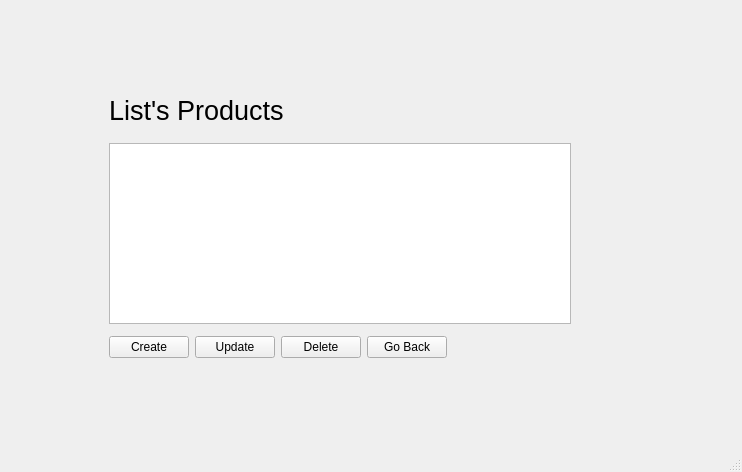
<?xml version="1.0" encoding="UTF-8"?>
<ui version="4.0">
 <class>TelaCadastroProdutos</class>
 <widget class="QMainWindow" name="TelaCadastroProdutos">
  <property name="geometry">
   <rect>
    <x>0</x>
    <y>0</y>
    <width>742</width>
    <height>472</height>
   </rect>
  </property>
  <property name="windowTitle">
   <string>MainWindow</string>
  </property>
  <property name="autoFillBackground">
   <bool>true</bool>
  </property>
  <widget class="QWidget" name="centralwidget">
   <property name="sizePolicy">
    <sizepolicy hsizetype="Preferred" vsizetype="Preferred">
     <horstretch>0</horstretch>
     <verstretch>0</verstretch>
    </sizepolicy>
   </property>
   <layout class="QGridLayout" name="gridLayout">
    <item row="2" column="3">
     <spacer name="verticalSpacer_5">
      <property name="orientation">
       <enum>Qt::Orientation::Vertical</enum>
      </property>
      <property name="sizeHint" stdset="0">
       <size>
        <width>20</width>
        <height>40</height>
       </size>
      </property>
     </spacer>
    </item>
    <item row="2" column="8">
     <spacer name="verticalSpacer_7">
      <property name="orientation">
       <enum>Qt::Orientation::Vertical</enum>
      </property>
      <property name="sizeHint" stdset="0">
       <size>
        <width>20</width>
        <height>40</height>
       </size>
      </property>
     </spacer>
    </item>
    <item row="2" column="1">
     <spacer name="verticalSpacer_10">
      <property name="orientation">
       <enum>Qt::Orientation::Vertical</enum>
      </property>
      <property name="sizeHint" stdset="0">
       <size>
        <width>20</width>
        <height>40</height>
       </size>
      </property>
     </spacer>
    </item>
    <item row="0" column="5">
     <spacer name="horizontalSpacer">
      <property name="orientation">
       <enum>Qt::Orientation::Horizontal</enum>
      </property>
      <property name="sizeHint" stdset="0">
       <size>
        <width>40</width>
        <height>20</height>
       </size>
      </property>
     </spacer>
    </item>
    <item row="2" column="2">
     <spacer name="verticalSpacer_9">
      <property name="orientation">
       <enum>Qt::Orientation::Vertical</enum>
      </property>
      <property name="sizeHint" stdset="0">
       <size>
        <width>20</width>
        <height>40</height>
       </size>
      </property>
     </spacer>
    </item>
    <item row="2" column="0">
     <spacer name="verticalSpacer_3">
      <property name="orientation">
       <enum>Qt::Orientation::Vertical</enum>
      </property>
      <property name="sizeHint" stdset="0">
       <size>
        <width>20</width>
        <height>40</height>
       </size>
      </property>
     </spacer>
    </item>
    <item row="2" column="10">
     <spacer name="verticalSpacer_12">
      <property name="orientation">
       <enum>Qt::Orientation::Vertical</enum>
      </property>
      <property name="sizeHint" stdset="0">
       <size>
        <width>20</width>
        <height>40</height>
       </size>
      </property>
     </spacer>
    </item>
    <item row="3" column="5">
     <spacer name="verticalSpacer_2">
      <property name="orientation">
       <enum>Qt::Orientation::Vertical</enum>
      </property>
      <property name="sizeHint" stdset="0">
       <size>
        <width>20</width>
        <height>40</height>
       </size>
      </property>
     </spacer>
    </item>
    <item row="2" column="7">
     <spacer name="verticalSpacer_8">
      <property name="orientation">
       <enum>Qt::Orientation::Vertical</enum>
      </property>
      <property name="sizeHint" stdset="0">
       <size>
        <width>20</width>
        <height>40</height>
       </size>
      </property>
     </spacer>
    </item>
    <item row="2" column="4">
     <spacer name="verticalSpacer_6">
      <property name="orientation">
       <enum>Qt::Orientation::Vertical</enum>
      </property>
      <property name="sizeHint" stdset="0">
       <size>
        <width>20</width>
        <height>40</height>
       </size>
      </property>
     </spacer>
    </item>
    <item row="1" column="5">
     <spacer name="verticalSpacer">
      <property name="orientation">
       <enum>Qt::Orientation::Vertical</enum>
      </property>
      <property name="sizeHint" stdset="0">
       <size>
        <width>20</width>
        <height>40</height>
       </size>
      </property>
     </spacer>
    </item>
    <item row="2" column="11">
     <spacer name="verticalSpacer_11">
      <property name="orientation">
       <enum>Qt::Orientation::Vertical</enum>
      </property>
      <property name="sizeHint" stdset="0">
       <size>
        <width>20</width>
        <height>40</height>
       </size>
      </property>
     </spacer>
    </item>
    <item row="2" column="12">
     <spacer name="verticalSpacer_4">
      <property name="orientation">
       <enum>Qt::Orientation::Vertical</enum>
      </property>
      <property name="sizeHint" stdset="0">
       <size>
        <width>20</width>
        <height>40</height>
       </size>
      </property>
     </spacer>
    </item>
    <item row="4" column="5">
     <spacer name="horizontalSpacer_2">
      <property name="orientation">
       <enum>Qt::Orientation::Horizontal</enum>
      </property>
      <property name="sizeHint" stdset="0">
       <size>
        <width>40</width>
        <height>20</height>
       </size>
      </property>
     </spacer>
    </item>
    <item row="2" column="5">
     <layout class="QFormLayout" name="formLayout_2">
      <property name="topMargin">
       <number>2</number>
      </property>
      <item row="2" column="0" colspan="2">
       <spacer name="horizontalSpacer_5">
        <property name="orientation">
         <enum>Qt::Orientation::Horizontal</enum>
        </property>
        <property name="sizeHint" stdset="0">
         <size>
          <width>40</width>
          <height>5</height>
         </size>
        </property>
       </spacer>
      </item>
      <item row="3" column="0" colspan="2">
       <widget class="QTableWidget" name="tw_produtos">
        <property name="minimumSize">
         <size>
          <width>462</width>
          <height>177</height>
         </size>
        </property>
        <property name="maximumSize">
         <size>
          <width>462</width>
          <height>181</height>
         </size>
        </property>
       </widget>
      </item>
      <item row="1" column="0">
       <widget class="QLabel" name="label">
        <property name="sizePolicy">
         <sizepolicy hsizetype="Maximum" vsizetype="Maximum">
          <horstretch>0</horstretch>
          <verstretch>0</verstretch>
         </sizepolicy>
        </property>
        <property name="font">
         <font>
          <pointsize>20</pointsize>
         </font>
        </property>
        <property name="text">
         <string>List's Products</string>
        </property>
       </widget>
      </item>
      <item row="4" column="0" colspan="2">
       <layout class="QHBoxLayout" name="horizontalLayout_2"/>
      </item>
      <item row="5" column="0">
       <layout class="QHBoxLayout" name="horizontalLayout">
        <item>
         <widget class="QPushButton" name="CreateProdutoButton">
          <property name="text">
           <string>Create</string>
          </property>
         </widget>
        </item>
        <item>
         <widget class="QPushButton" name="updateButton">
          <property name="text">
           <string>Update</string>
          </property>
         </widget>
        </item>
        <item>
         <widget class="QPushButton" name="deleteButton">
          <property name="sizePolicy">
           <sizepolicy hsizetype="Minimum" vsizetype="Fixed">
            <horstretch>0</horstretch>
            <verstretch>0</verstretch>
           </sizepolicy>
          </property>
          <property name="text">
           <string>Delete</string>
          </property>
         </widget>
        </item>
        <item>
         <widget class="QPushButton" name="voltarButton">
          <property name="text">
           <string>Go Back</string>
          </property>
         </widget>
        </item>
       </layout>
      </item>
     </layout>
    </item>
    <item row="2" column="6">
     <spacer name="verticalSpacer_13">
      <property name="orientation">
       <enum>Qt::Orientation::Vertical</enum>
      </property>
      <property name="sizeHint" stdset="0">
       <size>
        <width>20</width>
        <height>40</height>
       </size>
      </property>
     </spacer>
    </item>
   </layout>
  </widget>
  <widget class="QMenuBar" name="menubar">
   <property name="geometry">
    <rect>
     <x>0</x>
     <y>0</y>
     <width>742</width>
     <height>21</height>
    </rect>
   </property>
  </widget>
  <widget class="QStatusBar" name="statusbar"/>
 </widget>
 <resources/>
 <connections/>
</ui>
